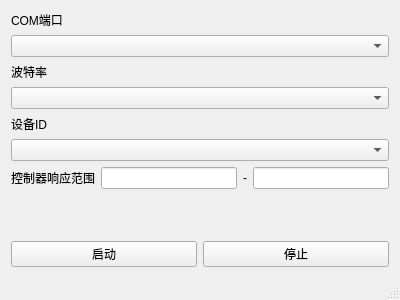
<?xml version="1.0" encoding="UTF-8"?>
<ui version="4.0">
 <class>MainWindow</class>
 <widget class="QMainWindow" name="MainWindow">
  <property name="geometry">
   <rect>
    <x>0</x>
    <y>0</y>
    <width>400</width>
    <height>300</height>
   </rect>
  </property>
  <property name="windowTitle">
   <string>MainWindow</string>
  </property>
  <widget class="QWidget" name="centralWidget">
   <layout class="QVBoxLayout" name="verticalLayout">
    <item>
     <widget class="QLabel" name="label_2">
      <property name="text">
       <string>COM端口</string>
      </property>
     </widget>
    </item>
    <item>
     <widget class="QComboBox" name="comboBoxCOM"/>
    </item>
    <item>
     <widget class="QLabel" name="label_3">
      <property name="text">
       <string>波特率</string>
      </property>
     </widget>
    </item>
    <item>
     <widget class="QComboBox" name="comboBoxBaudRates"/>
    </item>
    <item>
     <widget class="QLabel" name="label">
      <property name="text">
       <string>设备ID</string>
      </property>
     </widget>
    </item>
    <item>
     <widget class="QComboBox" name="comboBoxDEVS"/>
    </item>
    <item>
     <layout class="QHBoxLayout" name="horizontalLayout_2">
      <item>
       <widget class="QLabel" name="label_5">
        <property name="text">
         <string>控制器响应范围</string>
        </property>
       </widget>
      </item>
      <item>
       <widget class="QLineEdit" name="lineEdit_2"/>
      </item>
      <item>
       <widget class="QLabel" name="label_4">
        <property name="text">
         <string>-</string>
        </property>
       </widget>
      </item>
      <item>
       <widget class="QLineEdit" name="lineEdit"/>
      </item>
     </layout>
    </item>
    <item>
     <widget class="QLabel" name="labelInfo">
      <property name="text">
       <string/>
      </property>
     </widget>
    </item>
    <item>
     <spacer name="verticalSpacer">
      <property name="orientation">
       <enum>Qt::Vertical</enum>
      </property>
      <property name="sizeHint" stdset="0">
       <size>
        <width>20</width>
        <height>40</height>
       </size>
      </property>
     </spacer>
    </item>
    <item>
     <layout class="QHBoxLayout" name="horizontalLayout">
      <item>
       <widget class="QPushButton" name="btnStart">
        <property name="text">
         <string>启动</string>
        </property>
       </widget>
      </item>
      <item>
       <widget class="QPushButton" name="btnStop">
        <property name="text">
         <string>停止</string>
        </property>
       </widget>
      </item>
     </layout>
    </item>
   </layout>
  </widget>
  <widget class="QStatusBar" name="statusBar"/>
 </widget>
 <layoutdefault spacing="6" margin="11"/>
 <resources/>
 <connections/>
</ui>
